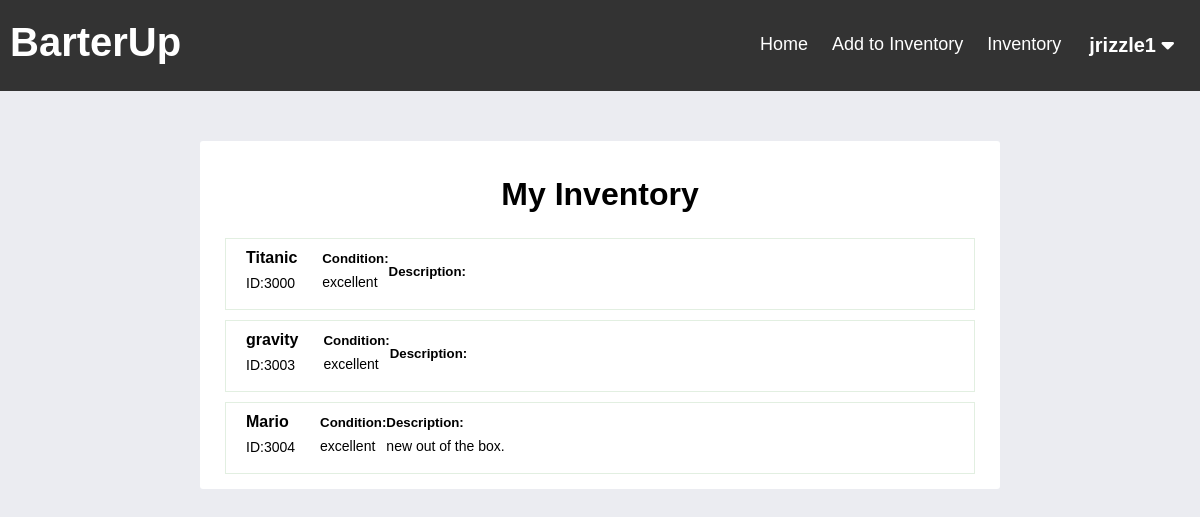
Page /BarterUp/inventory.php (signed in) on the earlier database version.
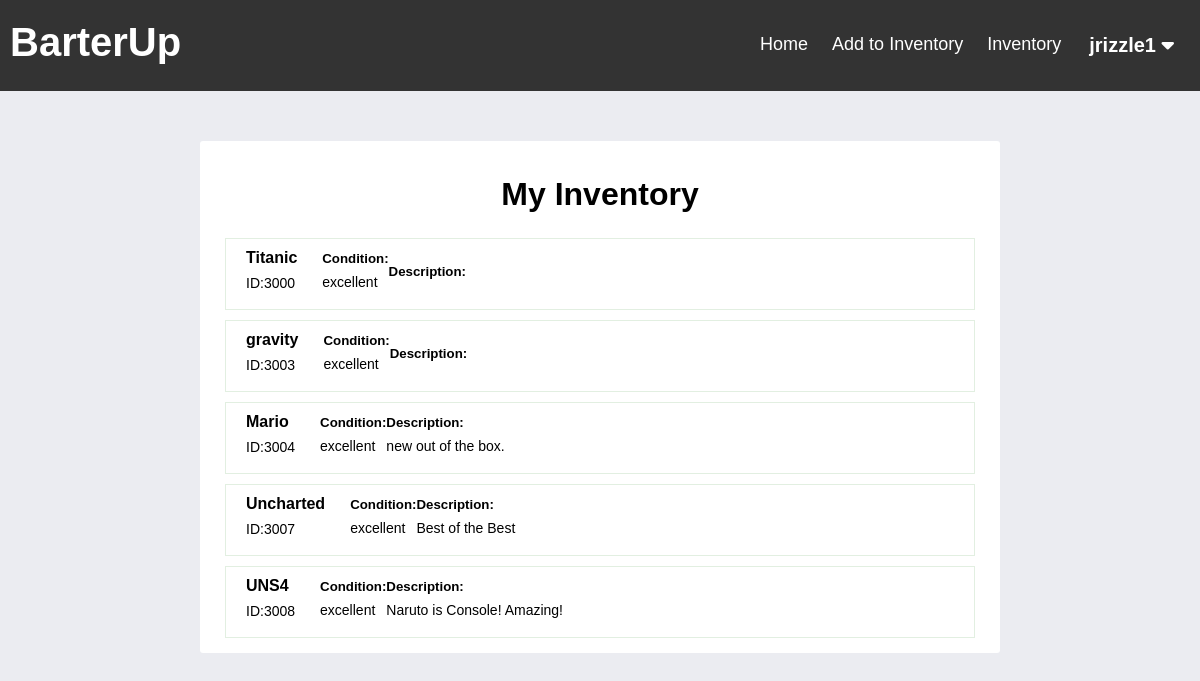
Same page on the later database version.
### tables this page shows
CREATE TABLE IF NOT EXISTS `user` (
  `user_id` bigint UNSIGNED NOT NULL AUTO_INCREMENT,
  `username` varchar(45) NOT NULL,
  `password` varchar(45) NOT NULL,
  PRIMARY KEY (`user_id`),
  UNIQUE KEY `username_UNIQUE` (`username`)
);

CREATE TABLE IF NOT EXISTS `item` (
  `item_id` smallint UNSIGNED NOT NULL AUTO_INCREMENT,
  `user_id` bigint UNSIGNED NOT NULL,
  `category_id` bigint UNSIGNED NOT NULL,
  `description` tinytext,
  `item_condition` varchar(45) DEFAULT NULL,
  `item_name` varchar(45) NOT NULL,
  PRIMARY KEY (`item_id`),
  KEY `category_id_idx` (`category_id`),
  KEY `user_id_idx` (`user_id`)
);

### BarterUp/functions.php (called while the page is built, shortened)
<?php
function check_login($con)
{
	if (isset($_SESSION['user_id'])) {
		$id = $_SESSION['user_id'];
		$query = "select * from user where user_id = '$id' limit 1";
		$result = mysqli_query($con, $query);
		if ($result && mysqli_num_rows($result) > 0) {
			$user_data = mysqli_fetch_assoc($result);
			return $user_data;
		}
	}
	die;
}

### BarterUp/inventory.php (the view, shortened to what this page needs)
<?php
include("config.php");
include("functions.php");
$user_data = check_login($con);
?>
<!DOCTYPE html>
<html lang="en">
<head>
    <link rel="stylesheet" href="./inventory.css?v=<?php echo time(); ?>">
</head>
<body>
    <?php include("./header.php"); ?>
        <div class="wrapper">
        <div class="view_main">
        <div class="page_name">
        <h1>My Inventory</h1>
        </div>
            <div class="view_wrap list-view" style="display:block;">
               <?php
                $query = "select * from item where user_id = '".$_SESSION['user_id']."'; ";
                $result = mysqli_query($con, $query);
                if ($result && mysqli_num_rows($result) > 0) {
                     while($row= mysqli_fetch_assoc($result)) {
                        echo
                        '<div class="view_item">
                            <div class="vi_left">
                                <p class="title">'.$row['item_name'].'</p>
                                <p class="content">ID:'.$row['item_id'].'</p>
                            </div>
                            <div class="vi_middle">
                                <h5>Condition:</h5>
                                <p class="content">'.$row['item_condition'].'</p>
                            </div>
                            <div class="vi_right">
                                <h5>Description:</h5>
                                <p class="content">'.$row['description'].'</p>
                            </div>
                         </div>';
                    }
                }
               ?>
            </div>
        </div>
    </div>
</body>
</html>

### BarterUp/header.php (shortened to what this page needs)
<!DOCTYPE html>
<html lang="en">
<head>
  <link rel="stylesheet" href="./header.css?v=<?php echo time(); ?>">
</head>
<body>
  <div class="header-right">
    <div class="header">
      <p>BarterUp</p>
    </div>
    <div class="user-drop">
      <button class="user-dropbtn"><?php echo $user_data['username']; ?>
        <i class="fa fa-caret-down"></i>
      </button>
    </div>
    <a href='./inventory.php'>Inventory</a>
    <a href='./addInventory.php'>Add to Inventory</a>
    <a href="./currentTrades.php">Home</a>
  </div>
</body>
</html>

### BarterUp/inventory.css (style rules this page uses)
.wrapper { width: 800px; margin: 50px auto; }
* { font-family: 'Montserrat', sans-serif; list-style: none; margin: 0; padding: 0; box-sizing: border-box; }
body { background: #ebecf1; position: relative; }
h1 { text-align: center; }
.page_name { width: 400px; margin: 5px auto; background: #fff; padding: 15px; border-radius: 2px; }
.view_main { background-color: #fff; border-radius: 3px; padding: 15px; }
.list-view .view_item { border: 1px solid #e2efe1; margin: 10px; padding: 10px 20px; display: flex; align-items: center; }
.list-view .view_item:last-child { margin-bottom: 0; }
.list-view .view_item .vi_left { margin-right: 25px; }
.view_item .title { font-weight: 600; }
.view_item .content { margin: 5px 0; font-size: 14px; line-height: 22px; font-weight: 200; }

### BarterUp/header.css (style rules this page uses)
.header-right { overflow: hidden; background-color: #333; padding: 20px 10px; }
.header-right a { float: right; color: white; text-align: center; padding: 12px; text-decoration: none; font-size: 18px; line-height: 25px; border-radius: 4px; }
.user-drop { float: right; overflow: hidden; }
.user-drop .user-dropbtn { font-size: 20px; font-weight: 600; border: none; outline: none; color: white; padding: 14px 16px; background-color: inherit; font-family: inherit; margin: 0; }
.header { float: left; color: white; font-size: 40px; font-weight: 600; }

Differences in the rows shown:
added item: item_name "Uncharted", item_id "3007", item_condition "excellent", description "Best of the Best"
added item: item_name "UNS4", item_id "3008", item_condition "excellent", description "Naruto is Console! Amazing!"
